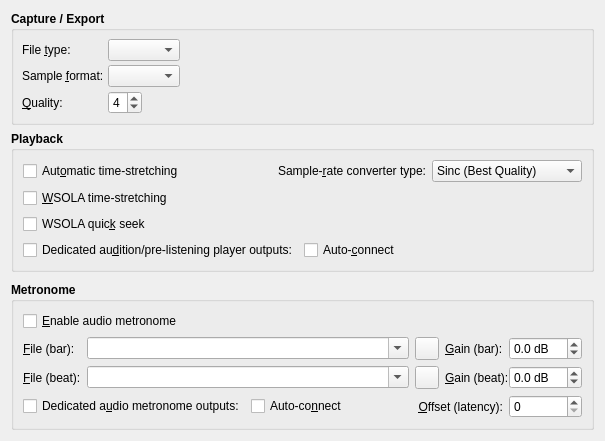
     <widget class="QWidget" name="AudioTabPage">
      <attribute name="title">
       <string>&amp;Audio</string>
      </attribute>
      <layout class="QVBoxLayout">
       <item>
        <widget class="QGroupBox" name="AudioCaptureGroupBox">
         <property name="font">
          <font>
           <weight>75</weight>
           <bold>true</bold>
          </font>
         </property>
         <property name="title">
          <string>Capture / Export</string>
         </property>
         <property name="flat">
          <bool>true</bool>
         </property>
         <layout class="QGridLayout">
          <property name="margin">
           <number>8</number>
          </property>
          <property name="spacing">
           <number>4</number>
          </property>
          <item row="2" column="1">
           <widget class="QSpinBox" name="AudioCaptureQualitySpinBox">
            <property name="maximumSize">
             <size>
              <width>60</width>
              <height>32767</height>
             </size>
            </property>
            <property name="font">
             <font>
              <weight>50</weight>
              <bold>false</bold>
             </font>
            </property>
            <property name="toolTip">
             <string>Audio compression quality to use on capture (record) and export</string>
            </property>
            <property name="suffix">
             <string/>
            </property>
            <property name="minimum">
             <number>1</number>
            </property>
            <property name="maximum">
             <number>9</number>
            </property>
            <property name="singleStep">
             <number>1</number>
            </property>
            <property name="value">
             <number>4</number>
            </property>
           </widget>
          </item>
          <item row="1" column="1" colspan="2">
           <widget class="QComboBox" name="AudioCaptureFormatComboBox">
            <property name="font">
             <font>
              <weight>50</weight>
              <bold>false</bold>
             </font>
            </property>
            <property name="toolTip">
             <string>Audio sample format to use on capture (record) and export</string>
            </property>
           </widget>
          </item>
          <item row="0" column="1" colspan="2">
           <widget class="QComboBox" name="AudioCaptureTypeComboBox">
            <property name="font">
             <font>
              <weight>50</weight>
              <bold>false</bold>
             </font>
            </property>
            <property name="toolTip">
             <string>Audio file type to use on capture (record) and export</string>
            </property>
           </widget>
          </item>
          <item row="0" column="3" rowspan="2">
           <spacer>
            <property name="orientation">
             <enum>Qt::Horizontal</enum>
            </property>
            <property name="sizeHint">
             <size>
              <width>20</width>
              <height>20</height>
             </size>
            </property>
           </spacer>
          </item>
          <item row="0" column="0">
           <widget class="QLabel" name="AudioCaptureTypeTextLabel">
            <property name="font">
             <font>
              <weight>50</weight>
              <bold>false</bold>
             </font>
            </property>
            <property name="text">
             <string>File &amp;type:</string>
            </property>
            <property name="buddy">
             <cstring>AudioCaptureTypeComboBox</cstring>
            </property>
           </widget>
          </item>
          <item row="1" column="0">
           <widget class="QLabel" name="AudioCaptureFormatTextLabel">
            <property name="font">
             <font>
              <weight>50</weight>
              <bold>false</bold>
             </font>
            </property>
            <property name="text">
             <string>Sample &amp;format:</string>
            </property>
            <property name="buddy">
             <cstring>AudioCaptureFormatComboBox</cstring>
            </property>
           </widget>
          </item>
          <item row="2" column="0">
           <widget class="QLabel" name="AudioCaptureQualityTextLabel">
            <property name="font">
             <font>
              <weight>50</weight>
              <bold>false</bold>
             </font>
            </property>
            <property name="text">
             <string>&amp;Quality:</string>
            </property>
            <property name="buddy">
             <cstring>AudioCaptureQualitySpinBox</cstring>
            </property>
           </widget>
          </item>
          <item row="2" column="2" colspan="2">
           <spacer>
            <property name="orientation">
             <enum>Qt::Horizontal</enum>
            </property>
            <property name="sizeHint">
             <size>
              <width>120</width>
              <height>20</height>
             </size>
            </property>
           </spacer>
          </item>
         </layout>
        </widget>
       </item>
       <item>
        <widget class="QGroupBox" name="AudioPlaybackGroupBox">
         <property name="font">
          <font>
           <weight>75</weight>
           <bold>true</bold>
          </font>
         </property>
         <property name="title">
          <string>Playback</string>
         </property>
         <property name="flat">
          <bool>true</bool>
         </property>
         <layout class="QGridLayout">
          <item row="0" column="0">
           <widget class="QCheckBox" name="AudioAutoTimeStretchCheckBox">
            <property name="font">
             <font>
              <weight>50</weight>
              <bold>false</bold>
             </font>
            </property>
            <property name="toolTip">
             <string>Whether to apply time-stretching when tempo changes</string>
            </property>
            <property name="text">
             <string>Aut&amp;omatic time-stretching</string>
            </property>
           </widget>
          </item>
          <item row="0" column="1" rowspan="3">
           <spacer>
            <property name="orientation">
             <enum>Qt::Horizontal</enum>
            </property>
            <property name="sizeHint">
             <size>
              <width>20</width>
              <height>20</height>
             </size>
            </property>
           </spacer>
          </item>
          <item row="0" column="2" colspan="3">
           <widget class="QLabel" name="AudioResampleTypeTextLabel">
            <property name="font">
             <font>
              <weight>50</weight>
              <bold>false</bold>
             </font>
            </property>
            <property name="text">
             <string>Sample-&amp;rate converter type:</string>
            </property>
            <property name="alignment">
             <set>Qt::AlignRight|Qt::AlignTrailing|Qt::AlignVCenter</set>
            </property>
            <property name="buddy">
             <cstring>AudioResampleTypeComboBox</cstring>
            </property>
           </widget>
          </item>
          <item row="0" column="5">
           <widget class="QComboBox" name="AudioResampleTypeComboBox">
            <property name="font">
             <font>
              <weight>50</weight>
              <bold>false</bold>
             </font>
            </property>
            <property name="toolTip">
             <string>Sample-rate converter quality</string>
            </property>
            <item>
             <property name="text">
              <string>Sinc (Best Quality)</string>
             </property>
            </item>
            <item>
             <property name="text">
              <string>Sinc (Medium Quality)</string>
             </property>
            </item>
            <item>
             <property name="text">
              <string>Sinc (Fastest)</string>
             </property>
            </item>
            <item>
             <property name="text">
              <string>Zero Order Hold</string>
             </property>
            </item>
            <item>
             <property name="text">
              <string>Linear</string>
             </property>
            </item>
           </widget>
          </item>
          <item row="1" column="0">
           <widget class="QCheckBox" name="AudioWsolaTimeStretchCheckBox">
            <property name="font">
             <font>
              <weight>50</weight>
              <bold>false</bold>
             </font>
            </property>
            <property name="toolTip">
             <string>Whether to use WSOLA time-stretching</string>
            </property>
            <property name="text">
             <string>&amp;WSOLA time-stretching</string>
            </property>
           </widget>
          </item>
          <item row="2" column="0">
           <widget class="QCheckBox" name="AudioWsolaQuickSeekCheckBox">
            <property name="font">
             <font>
              <weight>50</weight>
              <bold>false</bold>
             </font>
            </property>
            <property name="toolTip">
             <string>Whether to apply WSOLA quick seek time-stretching</string>
            </property>
            <property name="text">
             <string>WSOLA quic&amp;k seek</string>
            </property>
           </widget>
          </item>
          <item row="3" column="0" colspan="3">
           <widget class="QCheckBox" name="AudioPlayerBusCheckBox">
            <property name="font">
             <font>
              <weight>50</weight>
              <bold>false</bold>
             </font>
            </property>
            <property name="toolTip">
             <string>Whether to have separate audition/pre-listening player output ports</string>
            </property>
            <property name="text">
             <string>Dedicated au&amp;dition/pre-listening player outputs:</string>
            </property>
           </widget>
          </item>
          <item row="3" column="3">
           <widget class="QCheckBox" name="AudioPlayerAutoConnectCheckBox">
            <property name="font">
             <font>
              <weight>50</weight>
              <bold>false</bold>
             </font>
            </property>
            <property name="toolTip">
             <string>Whether to auto-connect dedicated audio player outputs</string>
            </property>
            <property name="text">
             <string>Auto-&amp;connect</string>
            </property>
           </widget>
          </item>
          <item row="3" column="4" colspan="2">
           <spacer>
            <property name="orientation">
             <enum>Qt::Horizontal</enum>
            </property>
            <property name="sizeHint">
             <size>
              <width>120</width>
              <height>20</height>
             </size>
            </property>
           </spacer>
          </item>
         </layout>
        </widget>
       </item>
       <item>
        <spacer>
         <property name="orientation">
          <enum>Qt::Vertical</enum>
         </property>
         <property name="sizeHint">
          <size>
           <width>20</width>
           <height>4</height>
          </size>
         </property>
        </spacer>
       </item>
       <item>
        <widget class="QGroupBox" name="AudioMetronomeGroupBox">
         <property name="font">
          <font>
           <weight>75</weight>
           <bold>true</bold>
          </font>
         </property>
         <property name="title">
          <string>Metronome</string>
         </property>
         <property name="flat">
          <bool>true</bool>
         </property>
         <layout class="QGridLayout">
          <item row="0" column="0" colspan="6">
           <widget class="QCheckBox" name="AudioMetronomeCheckBox">
            <property name="font">
             <font>
              <weight>50</weight>
              <bold>false</bold>
             </font>
            </property>
            <property name="toolTip">
             <string>Whether to enable the audio metronome</string>
            </property>
            <property name="text">
             <string>&amp;Enable audio metronome</string>
            </property>
           </widget>
          </item>
          <item row="1" column="0">
           <widget class="QLabel" name="MetroBarFilenameTextLabel">
            <property name="font">
             <font>
              <weight>50</weight>
              <bold>false</bold>
             </font>
            </property>
            <property name="text">
             <string>&amp;File (bar):</string>
            </property>
            <property name="buddy">
             <cstring>MetroBarFilenameComboBox</cstring>
            </property>
           </widget>
          </item>
          <item row="1" column="1" colspan="2">
           <widget class="QComboBox" name="MetroBarFilenameComboBox">
            <property name="sizePolicy">
             <sizepolicy hsizetype="Expanding" vsizetype="Fixed">
              <horstretch>1</horstretch>
              <verstretch>0</verstretch>
             </sizepolicy>
            </property>
            <property name="minimumSize">
             <size>
              <width>320</width>
              <height>0</height>
             </size>
            </property>
            <property name="font">
             <font>
              <weight>50</weight>
              <bold>false</bold>
             </font>
            </property>
            <property name="toolTip">
             <string>Metronome Audio filename (bar)</string>
            </property>
            <property name="editable">
             <bool>true</bool>
            </property>
           </widget>
          </item>
          <item row="1" column="3">
           <widget class="QToolButton" name="MetroBarFilenameToolButton">
            <property name="minimumSize">
             <size>
              <width>22</width>
              <height>22</height>
             </size>
            </property>
            <property name="maximumSize">
             <size>
              <width>24</width>
              <height>24</height>
             </size>
            </property>
            <property name="font">
             <font>
              <weight>50</weight>
              <bold>false</bold>
             </font>
            </property>
            <property name="focusPolicy">
             <enum>Qt::TabFocus</enum>
            </property>
            <property name="toolTip">
             <string>Browse for sample audio file (bar)</string>
            </property>
            <property name="icon">
             <iconset resource="qtractor.qrc">:/images/fileOpen.png</iconset>
            </property>
           </widget>
          </item>
          <item row="1" column="4">
           <widget class="QLabel" name="MetroBarGainTextLabel">
            <property name="font">
             <font>
              <weight>50</weight>
              <bold>false</bold>
             </font>
            </property>
            <property name="text">
             <string>&amp;Gain (bar):</string>
            </property>
            <property name="buddy">
             <cstring>MetroBarGainSpinBox</cstring>
            </property>
           </widget>
          </item>
          <item row="1" column="5">
           <widget class="QDoubleSpinBox" name="MetroBarGainSpinBox">
            <property name="minimumSize">
             <size>
              <width>66</width>
              <height>0</height>
             </size>
            </property>
            <property name="font">
             <font>
              <weight>50</weight>
              <bold>false</bold>
             </font>
            </property>
            <property name="toolTip">
             <string>Metronome gain (bar)</string>
            </property>
            <property name="suffix">
             <string> dB</string>
            </property>
            <property name="decimals">
             <number>1</number>
            </property>
            <property name="minimum">
             <double>-60.0</double>
            </property>
            <property name="maximum">
             <double>12.0</double>
            </property>
            <property name="value">
             <double>0.0</double>
            </property>
           </widget>
          </item>
          <item row="2" column="0">
           <widget class="QLabel" name="MetroBeatFilenameTextLabel">
            <property name="font">
             <font>
              <weight>50</weight>
              <bold>false</bold>
             </font>
            </property>
            <property name="text">
             <string>&amp;File (beat):</string>
            </property>
            <property name="buddy">
             <cstring>MetroBeatFilenameComboBox</cstring>
            </property>
           </widget>
          </item>
          <item row="2" column="1" colspan="2">
           <widget class="QComboBox" name="MetroBeatFilenameComboBox">
            <property name="sizePolicy">
             <sizepolicy hsizetype="Expanding" vsizetype="Fixed">
              <horstretch>1</horstretch>
              <verstretch>0</verstretch>
             </sizepolicy>
            </property>
            <property name="minimumSize">
             <size>
              <width>320</width>
              <height>0</height>
             </size>
            </property>
            <property name="font">
             <font>
              <weight>50</weight>
              <bold>false</bold>
             </font>
            </property>
            <property name="toolTip">
             <string>Metronome Audio filename (beat)</string>
            </property>
            <property name="editable">
             <bool>true</bool>
            </property>
           </widget>
          </item>
          <item row="2" column="3">
           <widget class="QToolButton" name="MetroBeatFilenameToolButton">
            <property name="minimumSize">
             <size>
              <width>22</width>
              <height>22</height>
             </size>
            </property>
            <property name="maximumSize">
             <size>
              <width>24</width>
              <height>24</height>
             </size>
            </property>
            <property name="font">
             <font>
              <weight>50</weight>
              <bold>false</bold>
             </font>
            </property>
            <property name="focusPolicy">
             <enum>Qt::TabFocus</enum>
            </property>
            <property name="toolTip">
             <string>Browse for sample audio file (beat)</string>
            </property>
            <property name="icon">
             <iconset resource="qtractor.qrc">:/images/fileOpen.png</iconset>
            </property>
           </widget>
          </item>
          <item row="2" column="4" colspan="2">
           <widget class="QLabel" name="MetroBeatGainTextLabel">
            <property name="font">
             <font>
              <weight>50</weight>
              <bold>false</bold>
             </font>
            </property>
            <property name="text">
             <string>&amp;Gain (beat):</string>
            </property>
            <property name="buddy">
             <cstring>MetroBeatGainSpinBox</cstring>
            </property>
           </widget>
          </item>
          <item row="2" column="5">
           <widget class="QDoubleSpinBox" name="MetroBeatGainSpinBox">
            <property name="minimumSize">
             <size>
              <width>66</width>
              <height>0</height>
             </size>
            </property>
            <property name="font">
             <font>
              <weight>50</weight>
              <bold>false</bold>
             </font>
            </property>
            <property name="toolTip">
             <string>Metronome gain (beat)</string>
            </property>
            <property name="suffix">
             <string> dB</string>
            </property>
            <property name="decimals">
             <number>1</number>
            </property>
            <property name="minimum">
             <double>-60.0</double>
            </property>
            <property name="maximum">
             <double>12.0</double>
            </property>
            <property name="value">
             <double>0.0</double>
            </property>
           </widget>
          </item>
          <item row="3" column="0" colspan="2">
           <widget class="QCheckBox" name="AudioMetroBusCheckBox">
            <property name="font">
             <font>
              <weight>50</weight>
              <bold>false</bold>
             </font>
            </property>
            <property name="toolTip">
             <string>Whether to have separate audio metronome output ports</string>
            </property>
            <property name="text">
             <string>Dedicated a&amp;udio metronome outputs:</string>
            </property>
           </widget>
          </item>
          <item row="3" column="2">
           <widget class="QCheckBox" name="AudioMetroAutoConnectCheckBox">
            <property name="font">
             <font>
              <weight>50</weight>
              <bold>false</bold>
             </font>
            </property>
            <property name="toolTip">
             <string>Whether to auto-connect dedicated audio metronome outputs</string>
            </property>
            <property name="text">
             <string>Auto-co&amp;nnect</string>
            </property>
           </widget>
          </item>
          <item row="3" column="3" colspan="2">
           <widget class="QLabel" name="AudioMetroOffsetTextLabel">
            <property name="font">
             <font>
              <weight>50</weight>
              <bold>false</bold>
             </font>
            </property>
            <property name="text">
             <string>&amp;Offset (latency):</string>
            </property>
            <property name="alignment">
             <set>Qt::AlignRight|Qt::AlignTrailing|Qt::AlignVCenter</set>
            </property>
            <property name="buddy">
             <cstring>AudioMetroOffsetSpinBox</cstring>
            </property>
           </widget>
          </item>
          <item row="3" column="5">
           <widget class="qtractorTimeSpinBox" name="AudioMetroOffsetSpinBox">
            <property name="font">
             <font>
              <weight>50</weight>
              <bold>false</bold>
             </font>
            </property>
            <property name="toolTip">
             <string>Metronome Audio offset (latency)</string>
            </property>
           </widget>
          </item>
         </layout>
        </widget>
       </item>
      </layout>
     </widget>
